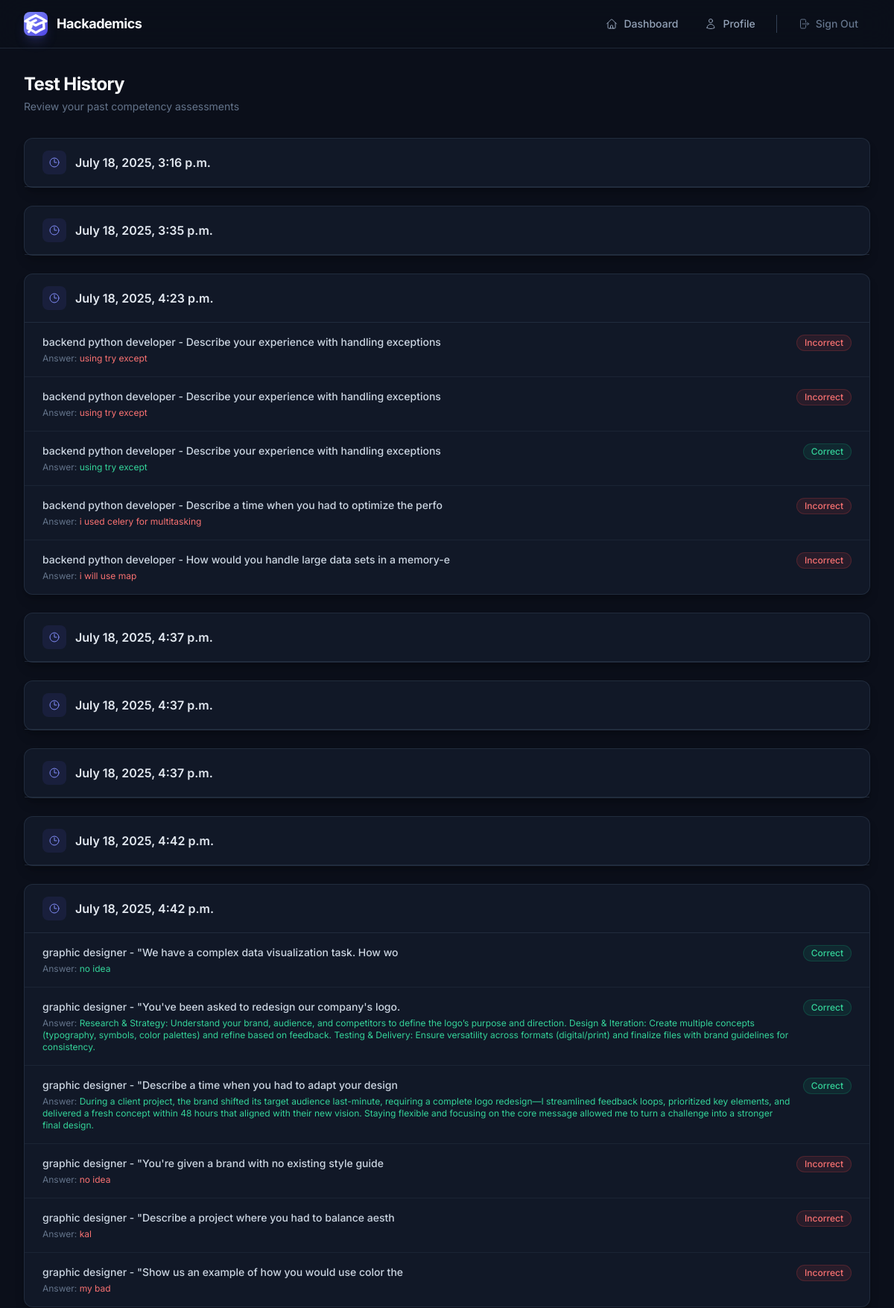
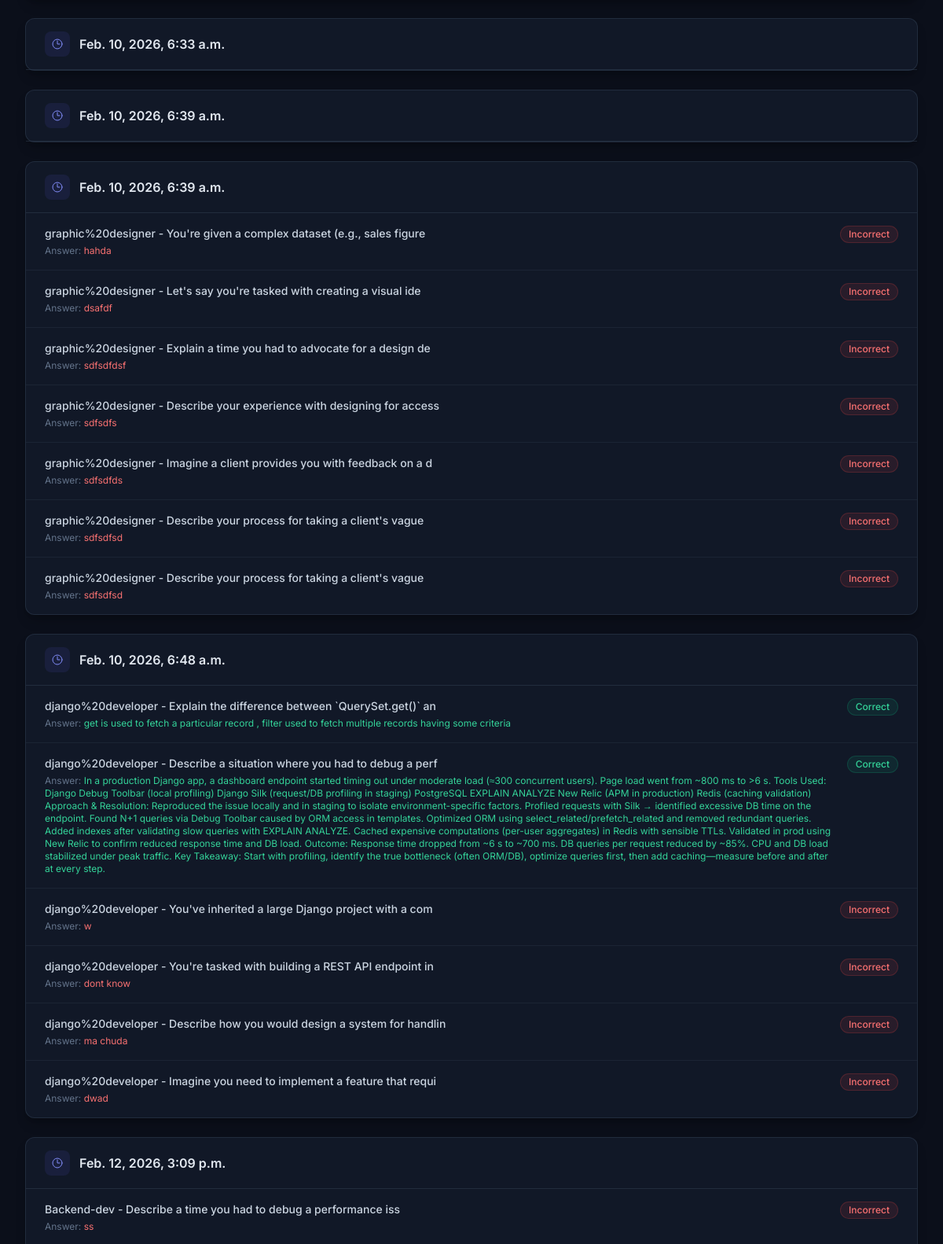
The page /competency/test/history/ (signed in, upper part) on the database its author committed (2 pictures, top to bottom).
### competency/models.py (models this page shows, shortened)
class CompetencyTestSession(models.Model):
    user = models.ForeignKey(User, on_delete=models.CASCADE)
    job_role = models.CharField(max_length=100)
    score = models.FloatField(null=True, blank=True)
    completed = models.BooleanField(default=False)
    created_at = models.DateTimeField(auto_now_add=True)

class Answer(models.Model):
    session = models.ForeignKey(CompetencyTestSession, on_delete=models.CASCADE)
    question = models.ForeignKey(Question, on_delete=models.CASCADE)
    selected_answer = models.TextField(blank=True)
    is_correct = models.BooleanField(default=False)
    answered_at = models.DateTimeField(auto_now_add=True)

class Question(models.Model):
    job_role = models.CharField(max_length=100)
    text = models.TextField()
    difficulty = models.CharField(max_length=20, choices=[('easy', 'Easy'), ('medium', 'Medium'), ('hard', 'Hard')])
    correct_answer = models.TextField(blank=True, null=True)  # Optional if MCQs
    created_at = models.DateTimeField(auto_now_add=True)
    def __str__(self):
        return f"{self.job_role} - {self.text[:50]}"

### competency/views.py (the view)
# urls.py: path('test/history/', views.history_test, name='history_test'),
@login_required
def history_test(request):
    sessions = CompetencyTestSession.objects.filter(user=request.user)
    return render(request, 'competency/history_test.html', {'sessions': sessions})

### templates/competency/history_test.html (shortened to what this page needs)
{% extends 'base.html' %}
{% block content %}
<div class="animate-slide-up">
  <div class="mb-8">
    <h1 class="text-2xl font-bold text-surface-50 tracking-tight">Test History</h1>
    <p class="text-surface-400 text-sm mt-1">Review your past competency assessments</p>
  </div>
  {% for session in sessions %}
    <div class="card-elevated mb-6">
      <div class="px-6 py-4 border-b border-surface-600/50 flex items-center justify-between">
        <div class="flex items-center gap-3">
          <div class="w-8 h-8 bg-brand-500/10 rounded-lg flex items-center justify-center">
            <svg class="w-4 h-4 text-brand-400" fill="none" viewBox="0 0 24 24" stroke-width="1.5" stroke="currentColor">
              <path stroke-linecap="round" stroke-linejoin="round" d="M12 6v6h4.5m4.5 0a9 9 0 1 1-18 0 9 9 0 0 1 18 0Z" />
            </svg>
          </div>
          <h2 class="font-semibold text-surface-100">{{ session.created_at }}</h2>
        </div>
      </div>
      <div class="divide-y divide-surface-600/30">
        {% for ans in session.answer_set.all %}
          <div class="px-6 py-4 flex items-start justify-between gap-4">
            <div class="min-w-0">
              <p class="text-sm text-surface-200 font-medium">{{ ans.question }}</p>
              <p class="text-xs text-surface-400 mt-1">
                Answer: <span class="{% if ans.is_correct %}text-emerald-400{% else %}text-red-400{% endif %}">{{ ans.selected_answer }}</span>
              </p>
            </div>
            {% if ans.is_correct %}
              <span class="badge bg-emerald-500/10 text-emerald-400 border border-emerald-500/20 flex-shrink-0">Correct</span>
            {% else %}
              <span class="badge bg-red-500/10 text-red-400 border border-red-500/20 flex-shrink-0">Incorrect</span>
            {% endif %}
          </div>
        {% endfor %}
      </div>
    </div>
  {% endfor %}
</div>
{% endblock %}

### rows shown on the page
CompetencyTestSession: created_at "July 18, 2025, 3:16 p.m."
CompetencyTestSession: created_at "July 18, 2025, 3:35 p.m."
CompetencyTestSession: created_at "July 18, 2025, 4:23 p.m."
Answer: question "backend python developer - Describe your experience with handling exceptions", selected_answer "using try except", is_correct "Incorrect"
Answer: question "backend python developer - Describe your experience with handling exceptions", selected_answer "using try except", is_correct "Incorrect"
Answer: question "backend python developer - Describe your experience with handling exceptions", selected_answer "using try except", is_correct "Correct"
Answer: question "backend python developer - Describe a time when you had to optimize the perfo", selected_answer "i used celery for multitasking", is_correct "Incorrect"
Answer: question "backend python developer - How would you handle large data sets in a memory-e", selected_answer "i will use map", is_correct "Incorrect"
CompetencyTestSession: created_at "July 18, 2025, 4:37 p.m."
CompetencyTestSession: created_at "July 18, 2025, 4:37 p.m."
CompetencyTestSession: created_at "July 18, 2025, 4:37 p.m."
CompetencyTestSession: created_at "July 18, 2025, 4:42 p.m."
CompetencyTestSession: created_at "July 18, 2025, 4:42 p.m."
Answer: question "graphic designer - \"We have a complex data visualization task. How wo", selected_answer "no idea", is_correct "Correct"
Answer: question "graphic designer - \"You've been asked to redesign our company's logo.", selected_answer "Research & Strategy: Understand your brand, audience, and competitors to define the logo’s purpose and direction. Design & Iteration: Create multiple concepts (typography, symbols, color palettes) and refine based on feedback. Testing & Delivery: Ensure versatility across formats (digital/print) and finalize files with brand guidelines for consistency.", is_correct "Correct"
Answer: question "graphic designer - \"Describe a time when you had to adapt your design", selected_answer "During a client project, the brand shifted its target audience last-minute, requiring a complete logo redesign—I streamlined feedback loops, prioritized key elements, and delivered a fresh concept within 48 hours that aligned with their new vision. Staying flexible and focusing on the core message allowed me to turn a challenge into a stronger final design.", is_correct "Correct"
Answer: question "graphic designer - \"You're given a brand with no existing style guide", selected_answer "no idea", is_correct "Incorrect"
Answer: question "graphic designer - \"Describe a project where you had to balance aesth", selected_answer "kal", is_correct "Incorrect"
Answer: question "graphic designer - \"Show us an example of how you would use color the", selected_answer "my bad", is_correct "Incorrect"
CompetencyTestSession: created_at "Feb. 10, 2026, 6:33 a.m."
CompetencyTestSession: created_at "Feb. 10, 2026, 6:39 a.m."
CompetencyTestSession: created_at "Feb. 10, 2026, 6:39 a.m."
Answer: question "graphic%20designer - You're given a complex dataset (e.g., sales figure", selected_answer "hahda", is_correct "Incorrect"
Answer: question "graphic%20designer - Let's say you're tasked with creating a visual ide", selected_answer "dsafdf", is_correct "Incorrect"
Answer: question "graphic%20designer - Explain a time you had to advocate for a design de", selected_answer "sdfsdfdsf", is_correct "Incorrect"
Answer: question "graphic%20designer - Describe your experience with designing for access", selected_answer "sdfsdfs", is_correct "Incorrect"
Answer: question "graphic%20designer - Imagine a client provides you with feedback on a d", selected_answer "sdfsdfds", is_correct "Incorrect"
Answer: question "graphic%20designer - Describe your process for taking a client's vague", selected_answer "sdfsdfsd", is_correct "Incorrect"
Answer: question "graphic%20designer - Describe your process for taking a client's vague", selected_answer "sdfsdfsd", is_correct "Incorrect"
CompetencyTestSession: created_at "Feb. 10, 2026, 6:48 a.m."
Answer: question "django%20developer - Explain the difference between `QuerySet.get()` an", selected_answer "get is used to fetch a particular record , filter used to fetch multiple records having some criteria", is_correct "Correct"
Answer: question "django%20developer - Describe a situation where you had to debug a perf", selected_answer "In a production Django app, a dashboard endpoint started timing out under moderate load (≈300 concurrent users). Page load went from ~800 ms to >6 s. Tools Used: Django Debug Toolbar (local profiling) Django Silk (request/DB profiling in staging) PostgreSQL EXPLAIN ANALYZE New Relic (APM in production) Redis (caching validation) Approach & Resolution: Reproduced the issue locally and in staging to isolate environment-specific factors. Profiled requests with Silk → identified excessive DB time on the endpoint. Found N+1 queries via Debug Toolbar caused by ORM access in templates. Optimized ORM using select_related/prefetch_related and removed redundant queries. Added indexes after validating…", is_correct "Correct"
Answer: question "django%20developer - You've inherited a large Django project with a com", selected_answer "w", is_correct "Incorrect"
Answer: question "django%20developer - You're tasked with building a REST API endpoint in", selected_answer "dont know", is_correct "Incorrect"
Answer: question "django%20developer - Describe how you would design a system for handlin", selected_answer "ma chuda", is_correct "Incorrect"
Answer: question "django%20developer - Imagine you need to implement a feature that requi", selected_answer "dwad", is_correct "Incorrect"
CompetencyTestSession: created_at "Feb. 12, 2026, 3:09 p.m."
Answer: question "Backend-dev - Describe a time you had to debug a performance iss", selected_answer "ss", is_correct "Incorrect"
